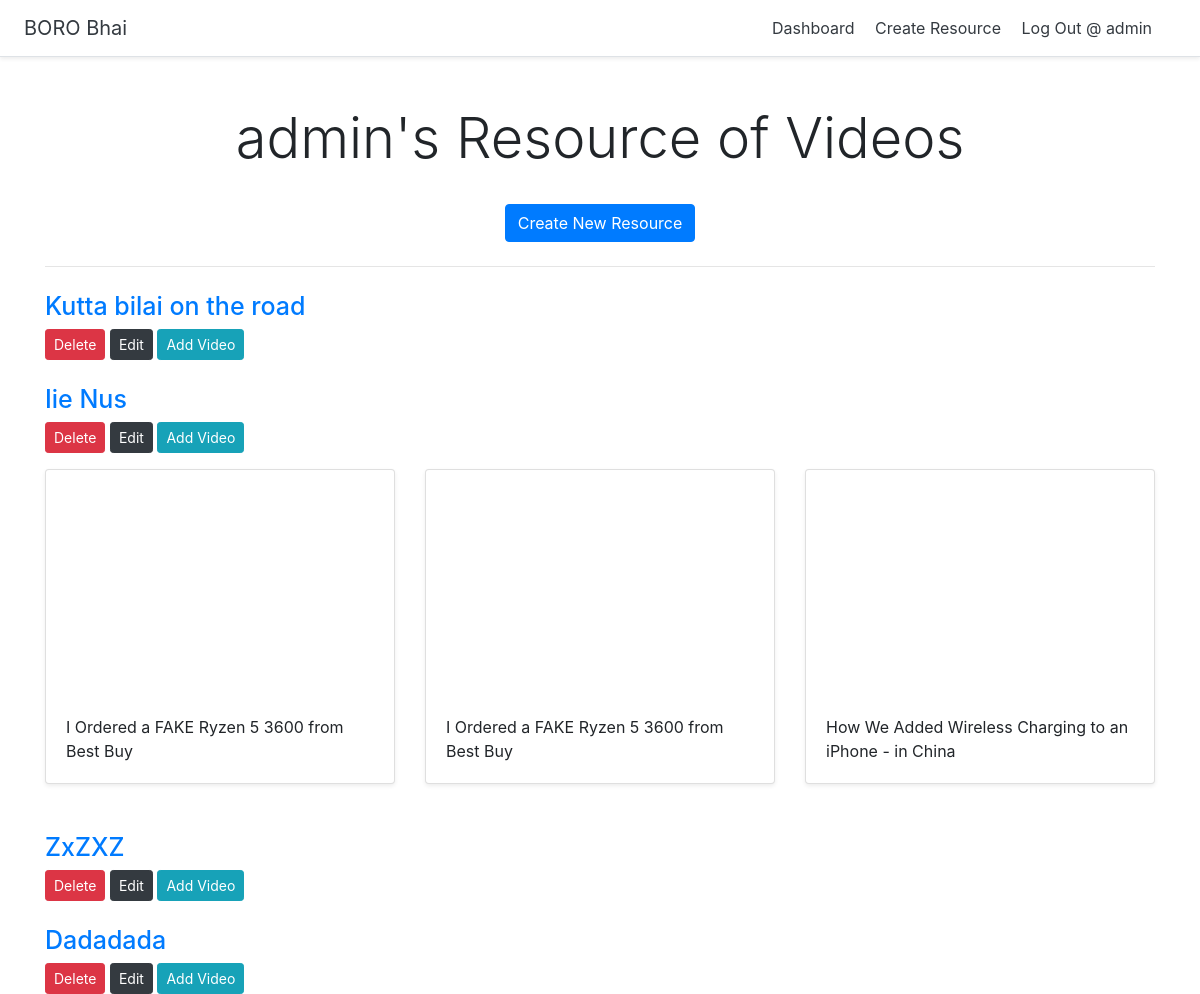
The app's page /dashboard (signed in), older data.
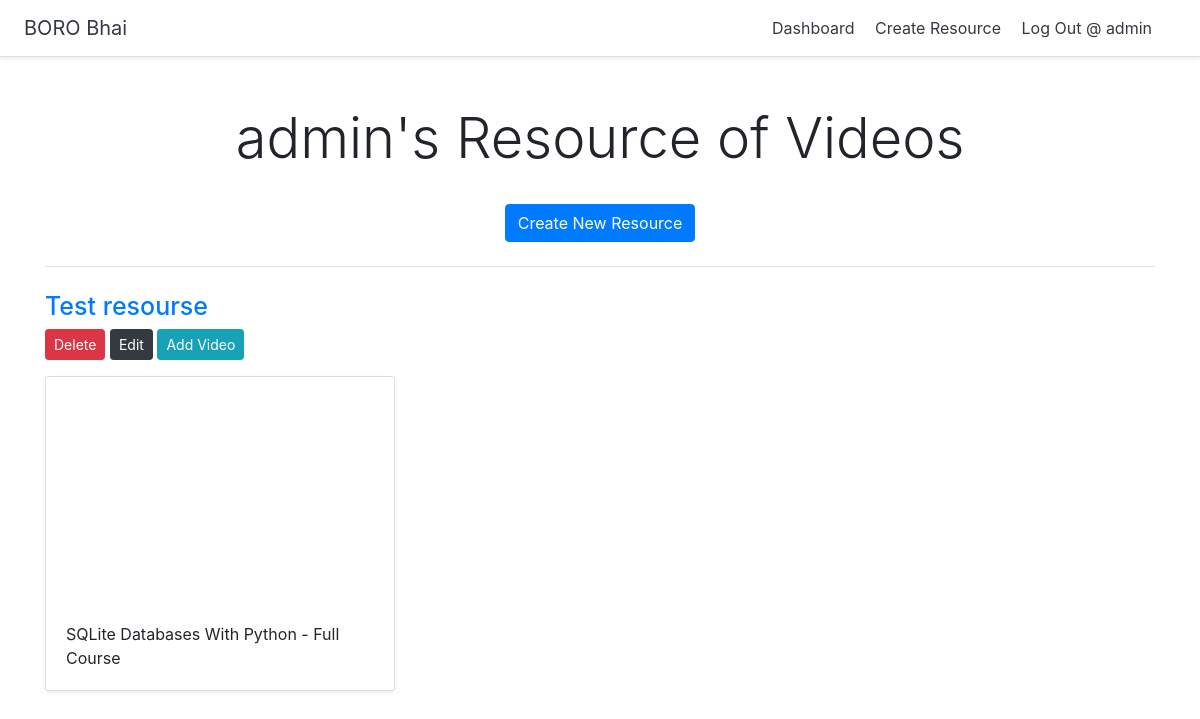
The same page, newer data.
### resource/models.py (models this page shows, shortened)
class Source (models.Model):
    title = models.CharField(max_length=400)
    user = models.ForeignKey(User, on_delete=models.CASCADE)

class Video (models.Model):
    title = models.CharField(max_length=400)
    url = models.URLField()
    youtube_id = models.CharField(max_length=400)
    source = models.ForeignKey(Source,on_delete=models.CASCADE)

### resource/views.py (the view)
# urls.py: path('dashboard', views.dashboard , name= 'dashboard'),
@login_required
def dashboard(request):
    sources = Source.objects.filter(user=request.user,)
    context={
        'sources':sources
    }
    return render (request, 'resource/dashboard.html',context)

### resource/templates/resource/dashboard.html
{% extends 'resource/main.html' %}
{% block content %}
<br>
<div class="text-center mt-4 mb-4">
    <h1 class="display-4">{{ user.username }}'s Resource of Videos </h1>
    <br>
    <a href="{% url 'create_source' %}" class="btn btn-primary">Create New Resource</a>
</div>
<hr>
{% for source in sources %}
<div class="mt-4">
    <h2><a href="{% url 'detail_source' source.id %}">{{ source.title }}</a></h2>
    <a href="{% url 'delete_source' source.id %}" class="btn btn-danger btn-sm ">Delete</a>
    <a href="{% url 'update_source' source.id %}" class="btn btn-dark btn-sm ">Edit</a>
    <a href="{% url 'add_video' source.id %}" class="btn btn-info btn-sm ">Add Video</a>
</div>
<div class="row">
    {% for video in source.video_set.all %}
    <div class="col-md-4 mt-3">
        <div class="card mb-4 shadow-sm">
            <iframe width="100%" height="225" src="https://www.youtube.com/embed/{{ video.youtube_id }}" frameborder="0"
                allow="accelerometer; autoplay; encrypted-media; gyroscope; picture-in-picture"
                allowfullscreen></iframe>
            <div class="card-body">
                <p class="card-text">{{ video.title }}</p>
            </div>
        </div>
    </div>
    {% endfor %}
</div>
{% endfor %}
{% endblock %}

### resource/templates/resource/main.html (shortened to what this page needs)
<!doctype html>
<html lang="en">
{% load static %}
<head>
    <link rel="stylesheet" href="https://stackpath.bootstrapcdn.com/bootstrap/4.2.1/css/bootstrap.min.css"
>
    <link href="{% static '/css/main.css' %}" rel="stylesheet">
</head>
<body>
    <div class="d-flex flex-column flex-md-row align-items-center p-3 px-md-4 bg-white border-bottom shadow-sm">
        <h5 class="my-0 mr-md-auto font-weight-normal"><a href="{% url 'home' %}" class="text-dark">BORO Bhai</a></h5>
        <nav class="my-2 my-md-0 mr-md-3">
            {% if user.is_authenticated %}
            <a class="p-2 text-dark" href="{% url 'dashboard' %}">Dashboard</a>
            <a class="p-2 text-dark" href="{% url 'create_source' %}">Create Resource </a>
            <a class="p-2 text-dark" href="{% url 'logout' %}">Log Out @ {{request.user}}</a>
            {% else %}
            <a class="p-2 text-dark" href="{% url 'login' %}">Log In</a>
            {% endif %}
        </nav>
    </div>
    <div class="container">
        {% block content %}
        {% endblock %}
    </div>
</body>
</html>

### static/css/main.css (style rules this page uses)
body { background-color: rgb(255, 255, 255); }
body h2 { font-size: 25px; margin-right: 5rem; }

Row changes from the older to the newer data that the page shows:
removed Source: title "Kutta bilai on the road"
removed Source: title "Iie Nus"
removed Video: title "I Ordered a FAKE Ryzen 5 3600 from Best Buy", shown under "Iie Nus"
removed Video: title "I Ordered a FAKE Ryzen 5 3600 from Best Buy", shown under "Iie Nus"
removed Video: title "How We Added Wireless Charging to an iPhone - in China", shown under "Iie Nus"
removed Source: title "ZxZXZ"
removed Source: title "Dadadada"
added Source: title "Test resourse"
added Video: title "SQLite Databases With Python - Full Course", shown under "Test resourse"
